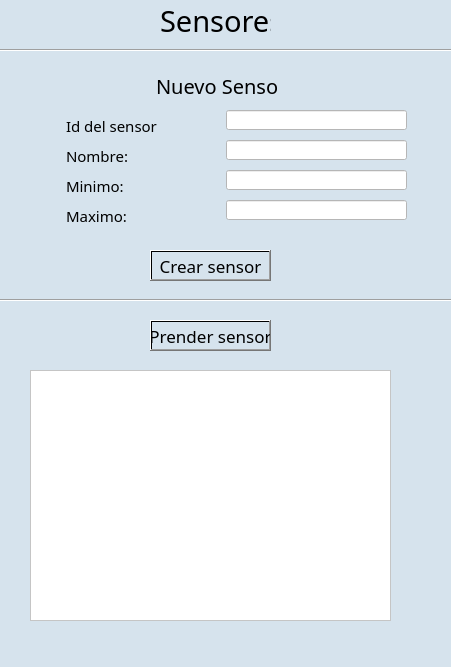
<?xml version="1.0" encoding="UTF-8"?>
<ui version="4.0">
 <class>MainWindow</class>
 <widget class="QMainWindow" name="MainWindow">
  <property name="geometry">
   <rect>
    <x>0</x>
    <y>0</y>
    <width>451</width>
    <height>667</height>
   </rect>
  </property>
  <property name="windowTitle">
   <string>MainWindow</string>
  </property>
  <property name="styleSheet">
   <string notr="true">background-color: qlineargradient(spread:pad, x1:0, y1:0, x2:1, y2:0, stop:1 rgba(214, 227, 237, 255));</string>
  </property>
  <widget class="QWidget" name="centralwidget">
   <widget class="QLabel" name="label">
    <property name="geometry">
     <rect>
      <x>160</x>
      <y>0</y>
      <width>111</width>
      <height>41</height>
     </rect>
    </property>
    <property name="font">
     <font>
      <family>Mongolian Baiti</family>
      <pointsize>22</pointsize>
     </font>
    </property>
    <property name="styleSheet">
     <string notr="true">color = rgb(85, 0, 255);</string>
    </property>
    <property name="text">
     <string>Sensores</string>
    </property>
   </widget>
   <widget class="Line" name="line">
    <property name="geometry">
     <rect>
      <x>-120</x>
      <y>40</y>
      <width>641</width>
      <height>20</height>
     </rect>
    </property>
    <property name="orientation">
     <enum>Qt::Horizontal</enum>
    </property>
   </widget>
   <widget class="QLabel" name="label_2">
    <property name="geometry">
     <rect>
      <x>156</x>
      <y>70</y>
      <width>121</width>
      <height>31</height>
     </rect>
    </property>
    <property name="font">
     <font>
      <family>Mongolian Baiti</family>
      <pointsize>15</pointsize>
     </font>
    </property>
    <property name="text">
     <string>Nuevo Sensor</string>
    </property>
   </widget>
   <widget class="QLabel" name="label_3">
    <property name="geometry">
     <rect>
      <x>66</x>
      <y>110</y>
      <width>91</width>
      <height>31</height>
     </rect>
    </property>
    <property name="font">
     <font>
      <family>Mongolian Baiti</family>
      <pointsize>11</pointsize>
     </font>
    </property>
    <property name="text">
     <string>Id del sensor:</string>
    </property>
   </widget>
   <widget class="QLabel" name="label_4">
    <property name="geometry">
     <rect>
      <x>66</x>
      <y>140</y>
      <width>61</width>
      <height>31</height>
     </rect>
    </property>
    <property name="font">
     <font>
      <family>Mongolian Baiti</family>
      <pointsize>11</pointsize>
     </font>
    </property>
    <property name="text">
     <string>Nombre:</string>
    </property>
   </widget>
   <widget class="QLabel" name="label_5">
    <property name="geometry">
     <rect>
      <x>66</x>
      <y>170</y>
      <width>61</width>
      <height>31</height>
     </rect>
    </property>
    <property name="font">
     <font>
      <family>Mongolian Baiti</family>
      <pointsize>11</pointsize>
     </font>
    </property>
    <property name="text">
     <string>Minimo:</string>
    </property>
   </widget>
   <widget class="QLabel" name="label_6">
    <property name="geometry">
     <rect>
      <x>66</x>
      <y>200</y>
      <width>61</width>
      <height>31</height>
     </rect>
    </property>
    <property name="font">
     <font>
      <family>Mongolian Baiti</family>
      <pointsize>11</pointsize>
     </font>
    </property>
    <property name="text">
     <string>Maximo:</string>
    </property>
   </widget>
   <widget class="QLineEdit" name="line_id">
    <property name="geometry">
     <rect>
      <x>226</x>
      <y>110</y>
      <width>181</width>
      <height>20</height>
     </rect>
    </property>
    <property name="font">
     <font>
      <family>Mongolian Baiti</family>
      <pointsize>12</pointsize>
     </font>
    </property>
    <property name="styleSheet">
     <string notr="true">background-color:white;</string>
    </property>
   </widget>
   <widget class="QLineEdit" name="line_nombre">
    <property name="geometry">
     <rect>
      <x>226</x>
      <y>140</y>
      <width>181</width>
      <height>20</height>
     </rect>
    </property>
    <property name="font">
     <font>
      <family>Mongolian Baiti</family>
      <pointsize>12</pointsize>
     </font>
    </property>
    <property name="styleSheet">
     <string notr="true">background-color:white;</string>
    </property>
   </widget>
   <widget class="QLineEdit" name="line_min">
    <property name="geometry">
     <rect>
      <x>226</x>
      <y>170</y>
      <width>181</width>
      <height>20</height>
     </rect>
    </property>
    <property name="font">
     <font>
      <family>Mongolian Baiti</family>
      <pointsize>12</pointsize>
     </font>
    </property>
    <property name="styleSheet">
     <string notr="true">background-color:white;</string>
    </property>
   </widget>
   <widget class="QLineEdit" name="line_max">
    <property name="geometry">
     <rect>
      <x>226</x>
      <y>200</y>
      <width>181</width>
      <height>20</height>
     </rect>
    </property>
    <property name="font">
     <font>
      <family>Mongolian Baiti</family>
      <pointsize>12</pointsize>
     </font>
    </property>
    <property name="styleSheet">
     <string notr="true">background-color:white;</string>
    </property>
   </widget>
   <widget class="QPushButton" name="btn_crear">
    <property name="geometry">
     <rect>
      <x>150</x>
      <y>250</y>
      <width>121</width>
      <height>31</height>
     </rect>
    </property>
    <property name="font">
     <font>
      <family>Mongolian Baiti</family>
      <pointsize>13</pointsize>
     </font>
    </property>
    <property name="text">
     <string>Crear sensor</string>
    </property>
   </widget>
   <widget class="Line" name="line_2">
    <property name="geometry">
     <rect>
      <x>-80</x>
      <y>290</y>
      <width>571</width>
      <height>20</height>
     </rect>
    </property>
    <property name="orientation">
     <enum>Qt::Horizontal</enum>
    </property>
   </widget>
   <widget class="QTextBrowser" name="textBrowser">
    <property name="geometry">
     <rect>
      <x>30</x>
      <y>370</y>
      <width>361</width>
      <height>251</height>
     </rect>
    </property>
    <property name="styleSheet">
     <string notr="true">background-color:white;</string>
    </property>
   </widget>
   <widget class="QPushButton" name="btn_prender">
    <property name="geometry">
     <rect>
      <x>150</x>
      <y>320</y>
      <width>121</width>
      <height>31</height>
     </rect>
    </property>
    <property name="font">
     <font>
      <family>Mongolian Baiti</family>
      <pointsize>13</pointsize>
     </font>
    </property>
    <property name="text">
     <string>Prender sensor</string>
    </property>
   </widget>
  </widget>
  <widget class="QMenuBar" name="menubar">
   <property name="geometry">
    <rect>
     <x>0</x>
     <y>0</y>
     <width>451</width>
     <height>21</height>
    </rect>
   </property>
  </widget>
  <widget class="QStatusBar" name="statusbar"/>
 </widget>
 <resources/>
 <connections/>
</ui>
